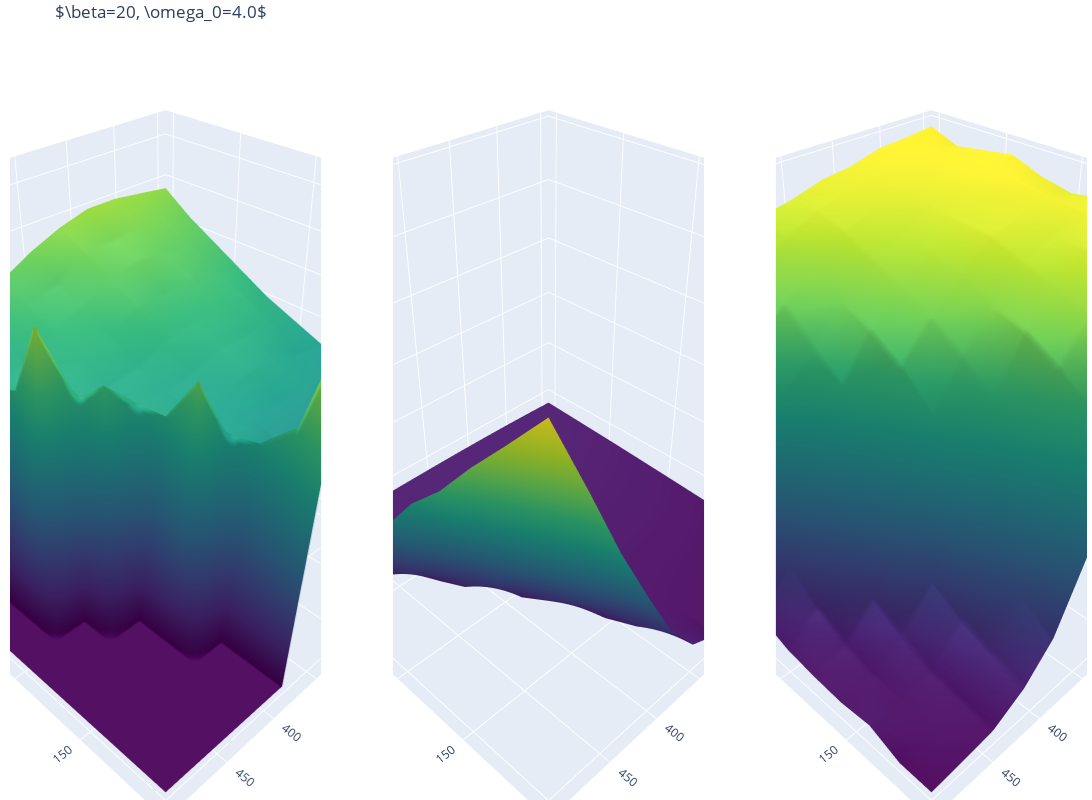

Notebook code for this chart:
### Code cell
fig = make_subplots(
    rows=1, cols=3,
    specs=[[{'type': 'surface'},{'type': 'surface'},{'type': 'surface'}]],
#     specs=[[{'type': 'surface'},{'type': 'surface'},{'type': 'surface'}],[{'type': 'surface'},{'type': 'surface'},{'type': 'surface'}]],
    subplot_titles=[])# , subplot_titles=(titles))

fig.add_trace(
go.Surface(x=U_st, y=U_sc, z=data_np["w0_2"]["Z"][:,:,2], colorscale='viridis', showscale=False),
row=1, col=1)

fig.add_trace(
go.Surface(x=U_st, y=U_sc, z=data_np["w0_2"]["siv_diff"][:,:,2].imag, colorscale='viridis', showscale=False),
# go.Surface(x=U_st, y=U_sc, z=data_np["alpha"][:,:,2], colorscale='viridis', showscale=False),
row=1, col=2)

fig.add_trace(
go.Surface(x=U_st, y=U_sc, z=data_np["w0_2"]["gtaubetahalf"][:,:,2], colorscale='viridis', showscale=False),
row=1, col=3)


fig.update_scenes(xaxis_title_text='U_static',  
                  yaxis_title_text='U_screen')

fig.update_yaxes(title_text="Date", row = 1, col = 1)

camera = dict(
    eye=dict(x=-0.5, y=-2.5, z=1.)
)
aspectratio = dict(x=1, y=1, z=1.5)
# camera_position()


fig.update_layout(
    title=r'$\beta=20, \omega_0=4.0$',
    autosize=True,
    width=1900, height=800,
    margin=dict(l=10, r=5, b=0, t=35),
    scene1 = dict(
        zaxis_title_text ="Z",
    ),
    scene2 = dict(
        zaxis_title_text="siv(1)-siv(0)",
    ),
    scene3 = dict(
        zaxis_title_text ="gtau(beta/2)",
    ),
#     scene = dict(zaxis = dict(range=[-1,1],),),
)

# fig.write_html("/home/fs72150/springerd/Projects/DynamicalU/w4c0_beta20.html")

### Figure 1 — Plotly figure (JSON) as saved in the notebook; plotly's stock layout.template omitted (floating-point values rounded to 4 significant figures)
{"data": [{"colorscale": [[0, "#440154"], [0.1111, "#482878"], [0.2222, "#3e4989"], [0.3333, "#31688e"], [0.4444, "#26828e"], [0.5556, "#1f9e89"], [0.6667, "#35b779"], [0.7778, "#6ece58"], [0.8889, "#b5de2b"], [1, "#fde725"]], "scene": "scene", "showscale": false, "type": "surface", "x": [200, 229, 260, 290, 320, 350, 380, 409, 440, 469, 500], "y": [0, 20, 40, 60, 80, 100, 120, 140, 160, 180, 200], "z": [[0.68, 0.69, 0.7, 0.7, 0.68, 0.65, 0.61, 0.58, 0.53, 0.5, 0.48], [0.63, 0.65, 0.66, 0.65, 0.65, 0.6, 0.58, 0.54, 0.5, 0.49, 0.55], [0.59, 0.61, 0.62, 0.63, 0.61, 0.58, 0.55, 0.51, 0.49, 0.53, 0], [0.55, 0.57, 0.59, 0.58, 0.58, 0.54, 0.52, 0.5, 0.52, 0, 0], [0.51, 0.54, 0.55, 0.54, 0.53, 0.5, 0.49, 0.5, 0.7, 0, 0], [0.48, 0.5, 0.51, 0.51, 0.49, 0.48, 0.49, 0.57, 0, 0, 0], [0.45, 0.46, 0.48, 0.49, 0.47, 0.47, 0.5, 0, 0, 0, 0], [0.42, 0.44, 0.45, 0.45, 0.45, 0.46, 0.62, 0, 0, 0, 0], [0.39, 0.41, 0.42, 0.42, 0.42, 0.48, 0, 0, 0, 0, 0], [0.36, 0.38, 0.39, 0.4, 0.42, 0.56, 0, 0, 0, 0, 0], [0.33, 0.35, 0.36, 0.37, 0.42, 0.83, 0, 0, 0, 0, 0]]}, {"colorscale": [[0, "#440154"], [0.1111, "#482878"], [0.2222, "#3e4989"], [0.3333, "#31688e"], [0.4444, "#26828e"], [0.5556, "#1f9e89"], [0.6667, "#35b779"], [0.7778, "#6ece58"], [0.8889, "#b5de2b"], [1, "#fde725"]], "scene": "scene2", "showscale": false, "type": "surface", "x": [200, 229, 260, 290, 320, 350, 380, 409, 440, 469, 500], "y": [0, 20, 40, 60, 80, 100, 120, 140, 160, 180, 200], "z": [[-0.1264, -0.1129, -0.1052, -0.1033, -0.1059, -0.113, -0.1237, -0.1383, -0.1549, -0.1705, -0.1744], [-0.1504, -0.136, -0.1272, -0.1253, -0.1281, -0.1366, -0.1481, -0.1624, -0.1774, -0.1809, -0.1245], [-0.1763, -0.1599, -0.1515, -0.1487, -0.1526, -0.1611, -0.1729, -0.1846, -0.189, -0.1516, 0.1431], [-0.2021, -0.1849, -0.1765, -0.1735, -0.1779, -0.1856, -0.1964, -0.2, -0.1755, 0.03473, 0.7271], [-0.2321, -0.2142, -0.2039, -0.2012, -0.2037, -0.2107, -0.2167, -0.2033, -0.074, 0.4628, 1.417], [-0.2628, -0.2443, -0.232, -0.229, -0.2319, -0.2366, -0.2274, -0.1576, 0.2023, 1.057, 2.022], [-0.2956, -0.2748, -0.2634, -0.2577, -0.2591, -0.2551, -0.2161, -0.01128, 0.6658, 1.636, 2.672], [-0.3314, -0.3091, -0.2965, -0.2907, -0.2844, -0.2634, -0.1541, 0.3176, 1.186, 2.191, 3.17], [-0.3699, -0.3472, -0.3303, -0.3228, -0.309, -0.2551, 0.004393, 0.7022, 1.68, 2.699, 3.78], [-0.412, -0.3859, -0.3682, -0.3553, -0.3254, -0.2018, 0.2619, 1.163, 2.202, 3.224, 4.344], [-0.4586, -0.4293, -0.4092, -0.3884, -0.3316, -0.08707, 0.6008, 1.565, 2.639, 3.763, 4.922]]}, {"colorscale": [[0, "#440154"], [0.1111, "#482878"], [0.2222, "#3e4989"], [0.3333, "#31688e"], [0.4444, "#26828e"], [0.5556, "#1f9e89"], [0.6667, "#35b779"], [0.7778, "#6ece58"], [0.8889, "#b5de2b"], [1, "#fde725"]], "scene": "scene3", "showscale": false, "type": "surface", "x": [200, 229, 260, 290, 320, 350, 380, 409, 440, 469, 500], "y": [0, 20, 40, 60, 80, 100, 120, 140, 160, 180, 200], "z": [[0.09834, 0.0975, 0.0969, 0.09466, 0.09364, 0.0912, 0.08954, 0.08513, 0.08067, 0.07378, 0.06538], [0.09518, 0.09695, 0.09567, 0.09462, 0.09294, 0.09121, 0.08683, 0.08131, 0.07498, 0.06703, 0.05337], [0.09648, 0.09642, 0.09484, 0.09342, 0.09099, 0.089, 0.08192, 0.07671, 0.06878, 0.05672, 0.03304], [0.0977, 0.09659, 0.09462, 0.09185, 0.08827, 0.08503, 0.07782, 0.0693, 0.05763, 0.03665, 0.01646], [0.09458, 0.09626, 0.0934, 0.09124, 0.08673, 0.08107, 0.07379, 0.06245, 0.04279, 0.02181, 0.008734], [0.09283, 0.09494, 0.09267, 0.09081, 0.08409, 0.077, 0.06802, 0.05132, 0.02924, 0.01217, 0.005254], [0.09428, 0.09405, 0.09033, 0.08737, 0.08042, 0.07097, 0.0589, 0.03917, 0.01607, 0.006716, 0.003935], [0.09354, 0.09364, 0.09068, 0.08431, 0.07757, 0.06362, 0.04895, 0.02225, 0.01016, 0.004097, 0.003277], [0.0933, 0.09236, 0.08894, 0.08172, 0.07226, 0.05611, 0.0338, 0.01546, 0.005759, 0.00306, 0.004291], [0.08986, 0.09024, 0.08529, 0.07894, 0.0643, 0.04702, 0.02472, 0.01134, 0.003785, 0.002746, 0.0003574], [0.09025, 0.08785, 0.08422, 0.07217, 0.05886, 0.03638, 0.01706, 0.007938, 0.002467, 0.001248, 0.0002557]]}], "layout": {"autosize": true, "height": 800, "margin": {"b": 0, "l": 10, "r": 5, "t": 35}, "scene": {"domain": {"x": [0, 0.2889], "y": [0, 1]}, "xaxis": {"title": {"text": "U_static"}}, "yaxis": {"title": {"text": "U_screen"}}, "zaxis": {"title": {"text": "Z"}}}, "scene2": {"domain": {"x": [0.3556, 0.6444], "y": [0, 1]}, "xaxis": {"title": {"text": "U_static"}}, "yaxis": {"title": {"text": "U_screen"}}, "zaxis": {"title": {"text": "siv(1)-siv(0)"}}}, "scene3": {"domain": {"x": [0.7111, 1], "y": [0, 1]}, "xaxis": {"title": {"text": "U_static"}}, "yaxis": {"title": {"text": "U_screen"}}, "zaxis": {"title": {"text": "gtau(beta/2)"}}}, "title": {"text": "$\\beta=20, \\omega_0=4.0$"}, "width": 1900}}
